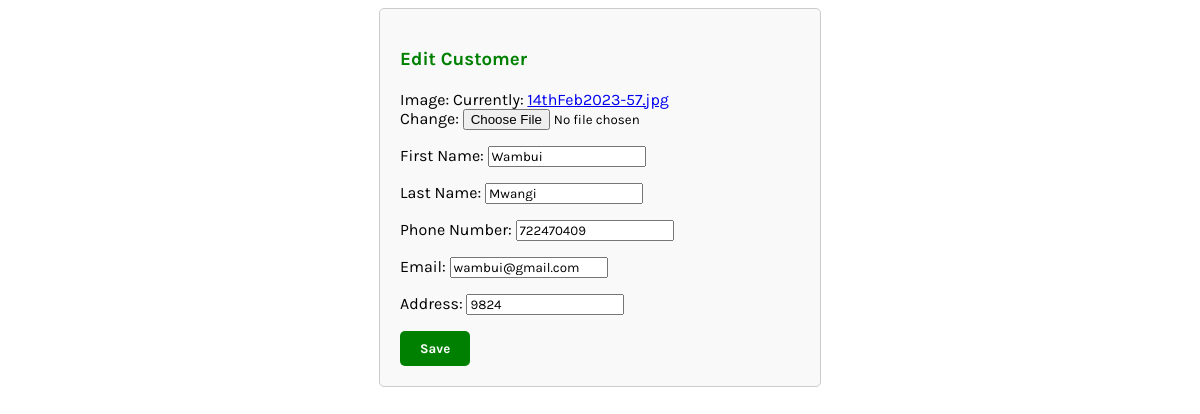
Page /customer_Details/customers/edit/2/ on the committed database.
### customer_Details/models.py (models this page shows, shortened)
class Customers(models.Model):
    image = models.ImageField()
    first_Name = models.CharField(max_length=32)
    last_Name = models.CharField(max_length=32)
    phone_Number = models.PositiveIntegerField()
    email = models.CharField(max_length=32)
    address = models.CharField(max_length=32)
    date_created = models.DateTimeField(auto_now_add=True)
    date_updated = models.DateTimeField(auto_now=True)
    class Meta:
        verbose_name = 'Customer'
        verbose_name_plural = 'Customers'

### customer_Details/views.py (the view)
# urls.py: path("customers/edit/<int:id>/", edit_customer, name='customer_edit_view')
def edit_customer(request, id):
    product = Customers.objects.get(id = id)
    if request.method == 'POST':
        form = CustomerUploadForm(request.POST, instance=product)
        if form.is_valid():
            form.save()
            return redirect('customer_details_view', id=product.id)
    else:
        form=CustomerUploadForm(instance=product)
        return render (request, 'customer_Details/edit_customer.html', {"form":form})

### customer_Details/forms.py
class CustomerUploadForm(forms.ModelForm):
    class Meta:
        model = Customers
        fields = "__all__"           #renders all attributes

### templates/customer_Details/edit_customer.html (shortened to what this page needs)
<!DOCTYPE html>
<html lang="en">
<head>
    {%load static%}
    <link rel="stylesheet" type="text/css" href="{% static 'css/edit_customer.css' %}">
</head>
<body>
    <div class="edit-customer-container">
        <h3 class="edit-customer-heading">Edit Customer</h3>
        <form method="POST" class="upload_form" enctype="multipart/form-data">
            {{ form.as_p }}
            <button type="submit" class="save-button">Save</button>
        </form>
    </div>
</body>
</html>

### static/css/edit_customer.css (style rules this page uses)
* { font-family: 'Karla', sans-serif; }
.edit-customer-container { max-width: 400px; margin: 0 auto; padding: 20px; border: 1px solid #ccc; border-radius: 5px; background-color: #f9f9f9; }
.edit-customer-heading { color: green; margin-bottom: 20px; }
.save-button { background-color: green; color: white; border: none; padding: 10px 20px; cursor: pointer; border-radius: 5px; font-weight: bold; transition: background-color 0.3s ease; }

### rows in the picture
Customers: first_Name "Wambui", last_Name "Mwangi", phone_Number "722470409", email "wambui@gmail.com", address "9824"
